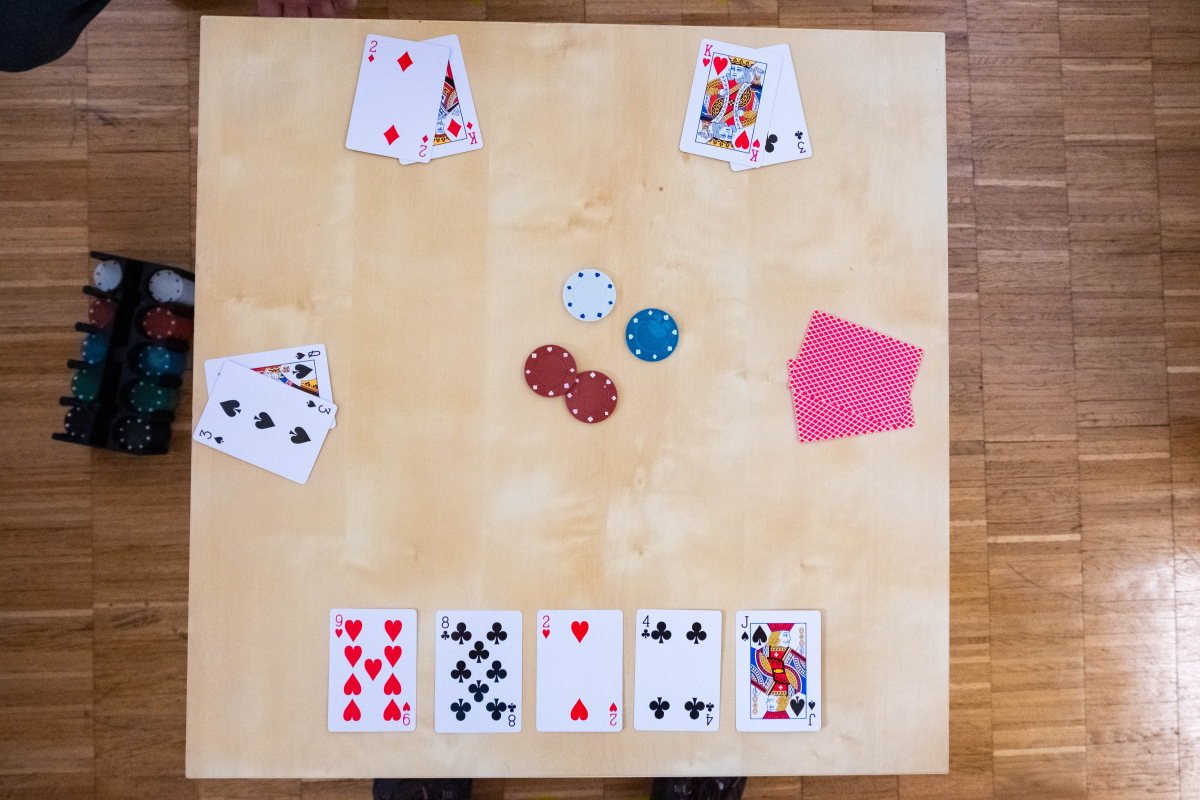
#> input picture data/train/train_01.jpg, 6000 x 4000 px (shown at 1/5 size); its folder holds 4 pictures in this run
$ jupyter execute --allow-errors project_test.ipynb
#> lines starting #> are read from the running program, lines starting #| are printed output that depends on the picture
### utils_finals.py
from this import d
from turtle import left
import time
import pickle

from typing import List, Union, Tuple
import os
import time
from copy import copy
import pickle

import numpy as np
from scipy.fft import fft
from scipy.interpolate import interp1d
import matplotlib.pyplot as plt
from skimage.transform import rotate, resize
from skimage.morphology import binary_erosion, dilation, opening, closing, disk, binary_closing
from skimage.color import rgb2gray, rgb2hsv
from skimage.filters import median, gaussian
from skimage.measure import find_contours
from skimage.exposure import match_histograms
from IPython.display import Image, display, clear_output
import cv2
import PIL.Image
from shapely.geometry import Point
from shapely.geometry.polygon import Polygon

from our_utils import deskew


# [307 lines left out: functions corners, plot, cyclic_intersection_pts, deskew, count_fiches, not called in this run]


class CouldNotFind4PointApprox(Exception):
    pass


def memoize(func):
    cached = {}
    # [4 lines left out: function wrapper, not called in this run]
    return wrapper

# [344 lines left out: functions load_data, my_interp, get_fourier_descriptors, get_closest_contour, contour_fully_connected, contour_encircles_center and 10 more, not called in this run]

class ContourFinder:
    # [54 lines left out: functions __init__, get_card_outline, not called in this run]

    def limit_contours_by_length(self, **kwargs):
        self.contours = [contour for contour in self.contours
                         if self.contour_has_right_length(contour, **kwargs)]

    def limit_contours_by_encircle(self, **kwargs):
        self.contours = [contour for contour in self.contours
                         if self.contour_encircles(contour, self.img_center_points, **kwargs)]

    # [5 lines left out: function limit_contours_by_four_point_approx, not called in this run]

    def get_four_point_approxes(self, **kwargs):
        self.approxes = [self.get_four_point_approx(contour, **kwargs)
                         for contour in self.contours]

    # [11 lines left out: function get_best_contour_and_approx, not called in this run]

    @staticmethod
    def contour_has_right_length(contour: np.ndarray, upper_lim: int = 5000, lower_lim: int = 1500):
        return (len(contour) > lower_lim and len(contour) < upper_lim)

    def contour_encircles(self, contour: np.ndarray, points: list, num_points_to_encircle: int = 3):
        return  sum(self.bool_encircled_points(contour, points)) >= num_points_to_encircle

    # [585 lines left out: functions bool_encircled_points, get_four_point_approx, approx_is_correct_shape, plot_contours, get_outline, get_four_point_approx and 11 more, not called in this run]

class NumberCutter:
    # [140 lines left out: functions __init__, get_right_side_of_number, not called in this run]


    def slice_is_white(self, padding: int = 0):
        return bool(sum(self.slices[-1]) >= len(self.slices[-1].ravel()) - padding)

    # [260 lines left out: functions get_starting_points, trace_rightwards, plot_trace, match_number_and_suit, get_numbers_and_suits, get_table_contours and 1 more, not called in this run]


### project_test.ipynb
[cell 1]
# !pip install treys
# !pip install termcolor
# !pip install pandas

[cell 2]
import PIL.Image
import numpy as np
from typing import Union, List
from glob import glob
import pandas as pd
import os
import matplotlib.pyplot as plt

# from treys import card
# from termcolor import colored
# from utils import eval_listof_games, debug_listof_games, save_results, load_results

import utils_finals
import importlib
importlib.reload(utils_finals)

from scipy.fft import fft
from scipy.interpolate import interp1d

from skimage.transform import rotate
from skimage.morphology import binary_erosion, dilation, opening, closing, disk
from skimage.color import rgb2gray, rgb2hsv
from skimage.filters import median
from skimage.measure import find_contours

import cv2

# [IAPR][iapr]: Project

**Group ID:** xx

**Author 1 (sciper):** Student Name 1 (xxxxx)
**Author 2 (sciper):** Student Name 2 (xxxxx)
**Author 3 (sciper):** Student Name 3 (xxxxx)

**Release date:** 29.04.2022

## Important notes

The assignments are designed to teach practical implementation of the topics presented during class as well as preparation for the final project, which is a practical project which ties together the topics of the course.

As such, in the lab assignments/final project, unless otherwise specified, you may, if you choose, use external functions from image processing/ML libraries like opencv and sklearn as long as there is sufficient explanation in the lab report. For example, you do not need to implement your own edge detector, etc.

**! Before handling back the notebook !** rerun the notebook from scratch `Kernel` > `Restart & Run All`

[iapr]: https://github.com/LTS5/iapr

---
## 0. Introduction

An anonymous card player that we will name Bartick Pruel is willing to improve his poker skills. To do so, he asked our lab to design a tool that will automatically detect the hands of the players around the table.

---

## 1. Data

To achieve your task, you will be given images that look like this (without the overlay)

### 1.1. Table layout

The table is divided into 3 main parts:
* **Table cards (T1-T5)**: These cards are shared by every player. They are defined as the flop (T1-T3), the turn (T4) and the river (T5). The table cards are *always* visible.
* **Player cards (P11-P42)**: The cards played by each player (4 pairs). Each player *always* has 2 cards in hand. When a player is not playing, you can see the back of the cards (ex: player 3 here).
* **Chips**: The chips at the center of the table are named the pot.

### 1.2. Cards & Chips

The cards deck are composed of 52 cards split into 4 different colors: (D)imanond, (H)eart, (S)pade, (C)lub. Each color is composed of 13 different cards: 2, 3, 4, 5, 6, 7, 8, 9, 10, (J)ack, (Q)ueen, (K)ing and (A)ce.

Th chips can be of 5 different colors: (r)ed, (g)reen, (b)lue, blac(k) or (w)hite.

### 1.3 Structure

You can download the data for the project here: [download data](https://drive.google.com/file/d/1d7rOe88kEK1CEaLvYgNZkxrtKImLVC9X/view)

```
data
│
└─── image_setup
│    │    back_cards.jpg      # Back of the cards (either blue or red)
│    │    chips.jpg           # Set of chips used (red, green, blue, black, white)
│    │    kings.jpg           # Kings from the 4 colors (diamond, heart, spade, club)
│    │    spades_suits.jpg    # All cards of spades (2 - 10, Jack, Queen, King, Ace)
│    │    table.jpg           # Empty table
│    └─── ultimate_test.jpg   # If it works on that image, you would probably end up with a good score
│
└─── train
│    │    train_00.jpg        # Train image 00
│    │    ...
│    │    train_27.jpg        # Train image 27
│    └─── train_labels.csv    # Ground truth of the train set
│
└─── test
     │    test_00.jpg         # Test image 00 (day of the exam only)
     │    ...
     └─── test_xx             # Test image xx (day of the exam only)
```

---

## 2. Tasks

Your task is to predict the following parameters for a set of images.

* **T1** (str): String code of the first card of the flop (far left)
* **T2** (str): String code of the second card of the flop
* **T3** (str): String code of the third card of the flop
* **T4** (str): String code of the turn
* **T5** (str): String code of the river

* **P11** (str or int): String code of player 1 card 1. Should be 0 if player 1 is not Playing.
* **P12** (str or int): String code of player 1 card 2. Should be 0 if player 1 is not Playing.
* **P21** (str or int): String code of player 2 card 1. Should be 0 if player 2 is not Playing.
* **P22** (str or int): String code of player 2 card 2. Should be 0 if player 2 is not Playing.
* **P31** (str or int): String code of player 3 card 1. Should be 0 if player 3 is not Playing.
* **P32** (str or int): String code of player 3 card 2. Should be 0 if player 3 is not Playing.
* **P41** (str or int): String code of player 4 card 1. Should be 0 if player 4 is not Playing.
* **P42** (str or int): String code of player 4 card 2. Should be 0 if player 5 is not Playing.

* **CR** (int): Number of (r)ed chips in the pot
* **CG** (int): Number of (g)reen chips in the pot
* **CB** (int): Number of (b)lue chips in the pot
* **CK** (int): Number of blac(k) chips in the pot
* **CW** (int): Number of (w)hite chips in the pot

The output is saved using the function **save_results** as presented below.

---
## 3. Evaluation

**Before the exam**
   - Create a zipped folder named **groupid_xx.zip** that you upload on moodle (xx being your group number).
   - Include a **runnable** code (Jupyter Notebook and external files) and your presentation in the zip folder.

**The day of the exam**
   - You will be given a **new folder** with few images, but **no ground truth** (csv file).
   - We will ask you to run your pipeline in **real time** and to send us your prediction of the task you obtain with the provided function **save_results**.
   - On our side, we will compute the performance of your classification algorithm.
   - To evaluate your method, we will use the **evaluate_game** function presented below. To understand how the provided functions work, please read the documentation of the functions in **utils.py**.
   - **Please make sure your function returns the proper data format to avoid points penalty on the day of the exam**.
---

## 4. Your code

[cell 3]
# [53 lines left out: function process_image, not called in this run]

Working example

[cell 4]
## load train size dataset
path_data = os.path.join("data", "train")
group_id = 0

#> (a cell that did not finish here is left out)

#> (a cell that did not finish here is left out)

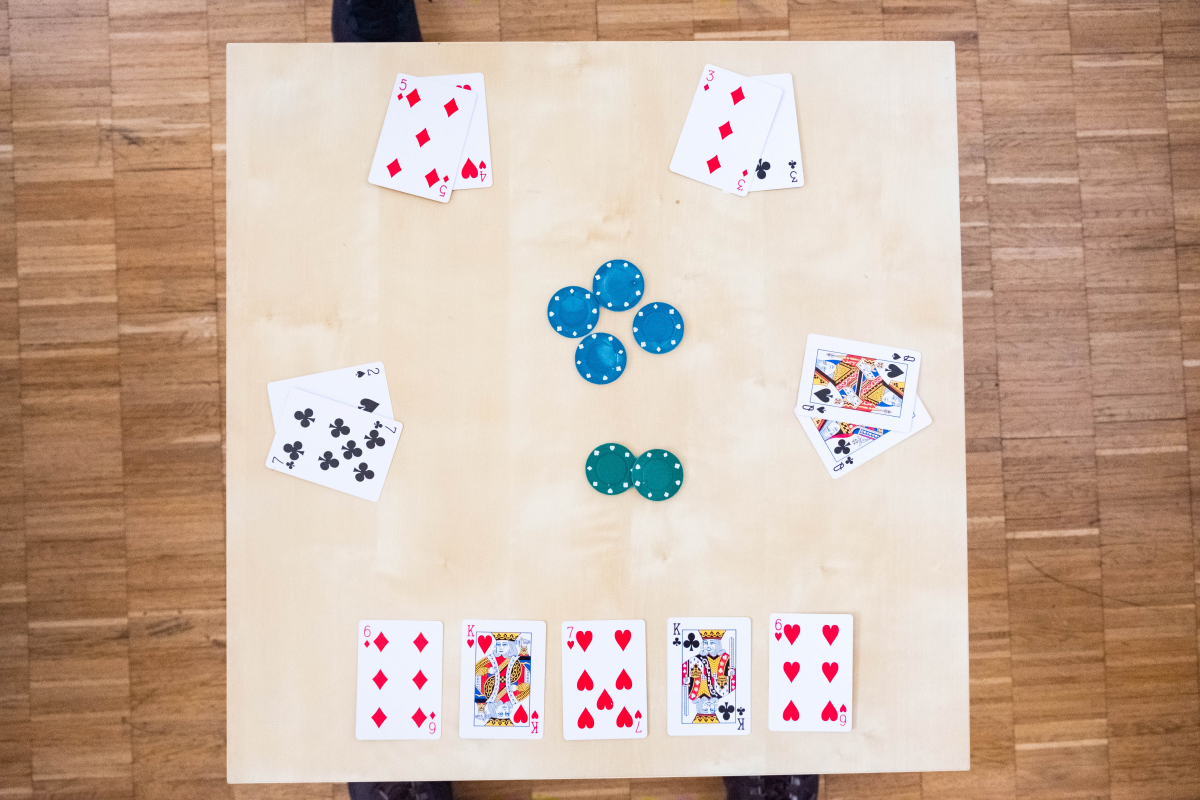
#> input picture data/train/train_03.jpg, 6000 x 4000 px (shown at 1/5 size)
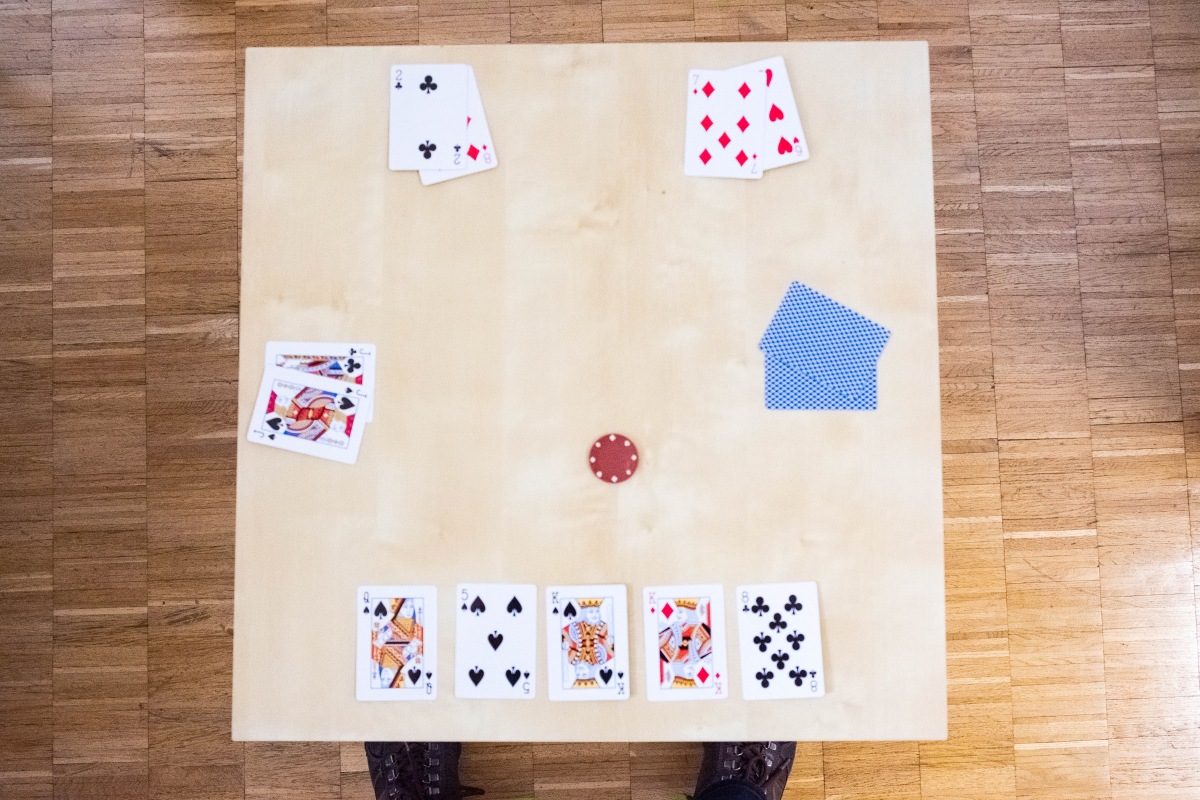
#> input picture data/train/train_06.jpg, 6000 x 4000 px (shown at 1/5 size)
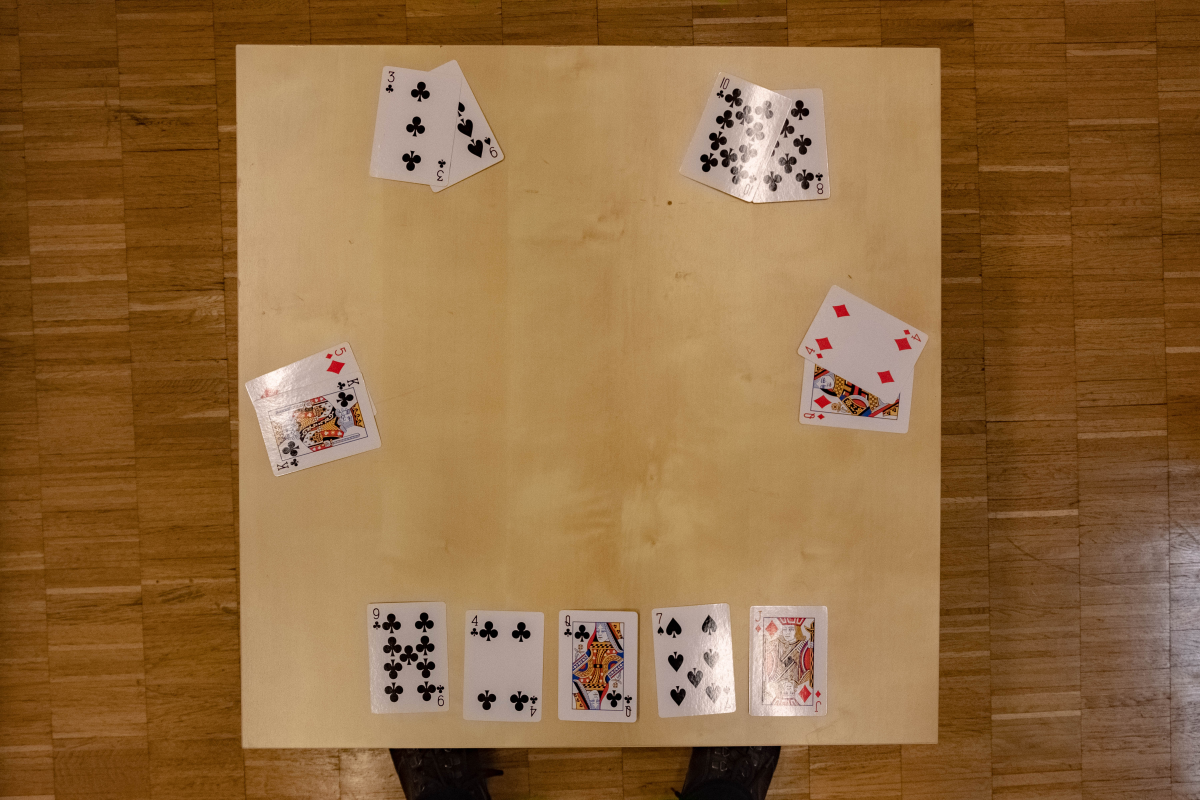
#> input picture data/train/train_08.jpg, 6000 x 4000 px (shown at 1/5 size)

#> (a cell that did not finish here is left out)

#> (a cell that did not finish here is left out)

[cell 9]
importlib.reload(utils_finals)
#> (the rest of this cell did not finish here and is left out)

#> (a cell that did not finish here is left out)

#> (a cell that did not finish here is left out)

# Evaluation and Debugging

#> (a cell that did not finish here is left out)

#> (a cell that did not finish here is left out)

#> (a cell that did not finish here is left out)
